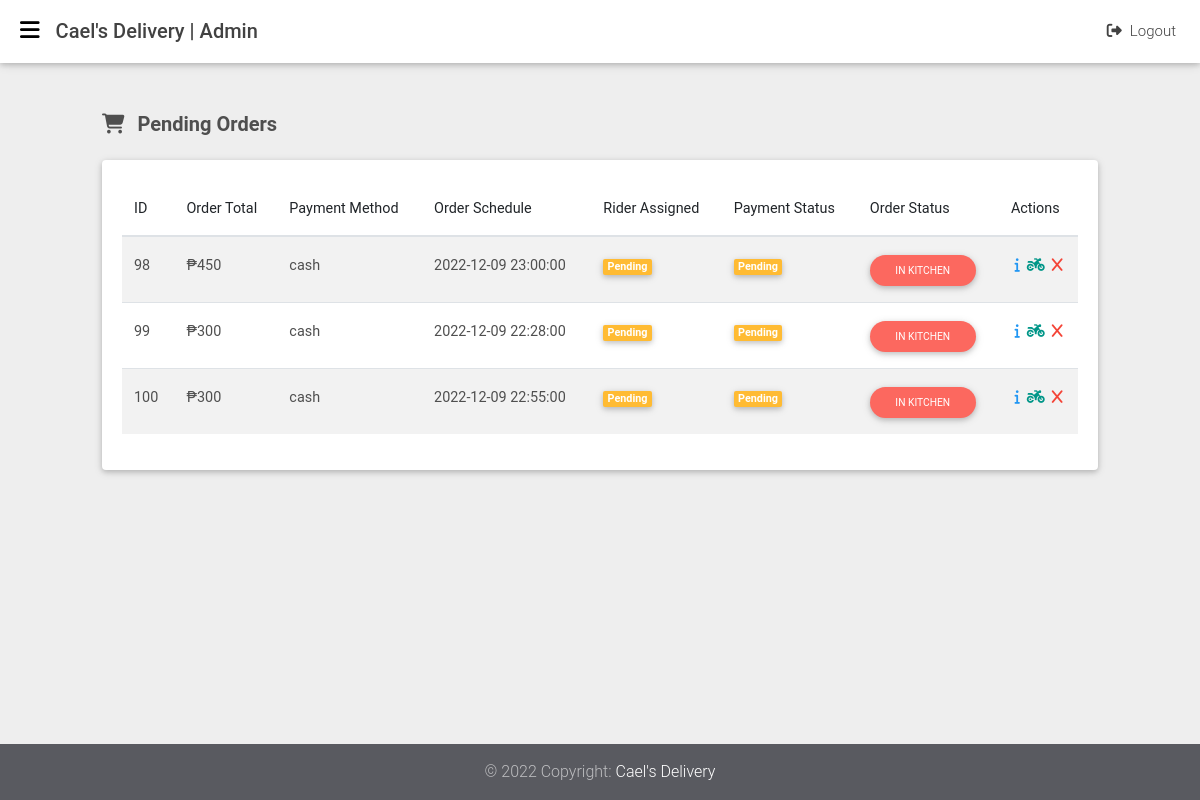
/orders (signed in), run on the app's committed database.
### tables this page shows
CREATE TABLE `orders` (
  `order_id` int(11) NOT NULL,
  `order_schedule` datetime NOT NULL,
  `user_id` int(11) NOT NULL,
  `rider_id` int(11) NOT NULL,
  `shipping_id` int(11) NOT NULL,
  `payment_id` int(11) NOT NULL,
  `order_total` varchar(255) NOT NULL,
  `order_status` int(11) NOT NULL,
  `created_at` datetime NOT NULL DEFAULT current_timestamp()
);

CREATE TABLE `payments` (
  `payment_id` int(11) NOT NULL,
  `payment_method` varchar(255) NOT NULL,
  `payment_status` int(11) NOT NULL DEFAULT 0,
  `shipping_id` int(11) NOT NULL,
  `created_at` datetime NOT NULL DEFAULT current_timestamp()
);

### app/libraries/Core.php (called while the page is built, shortened)
<?php
class Core
{
  protected $currentMethod = 'index';
  public function __construct()
  {
    $url = $this->getUrl();
    if (isset($url[0])) {
      if (file_exists('../app/controllers/' . ucwords($url[0]) . '.php')) {
        unset($url[0]);
      }
    }
    $this->currentController = new $this->currentController;
    $this->params = $url ? array_values($url) : [];
    call_user_func_array([$this->currentController, $this->currentMethod], $this->params);
  }
  public function getUrl()
  {
    if (isset($_GET['url'])) {
      $url = rtrim($_GET['url'], '/');
      $url = filter_var($url, FILTER_SANITIZE_URL);
      $url = explode('/', $url);
      return $url;
    }
  }
}

### public/index.php (called while the page is built, shortened)
<?php
$init = new Core;

### app/libraries/Database.php (called while the page is built, shortened)
<?php
class Database
{
	private $host = DB_HOST;
	private $user = DB_USER;
	private $pass = DB_PASS;
	private $dbname = DB_NAME;
	private $dbh;
	private $stmt;
	public function __construct()
	{
		$dsn = 'mysql:host=' . $this->host . ';dbname=' . $this->dbname;
		$options = array(
			PDO::ATTR_PERSISTENT => true,
			PDO::ATTR_ERRMODE => PDO::ERRMODE_EXCEPTION
		);
		try {
			$this->dbh = new PDO($dsn, $this->user, $this->pass, $options);
		}
		catch (PDOException $e) {
			$this->error = $e->getMessage();
		}
	}
	public function query($query)
	{
		$this->stmt = $this->dbh->prepare($query);
	}
	public function execute()
	{
		return $this->stmt->execute();
	}
	public function resultset()
	{
		$this->execute();
		return $this->stmt->fetchAll(PDO::FETCH_OBJ);
	}
}

### app/models/Order.php (called while the page is built, shortened)
<?php
class Order
{
  private $db;
  public function __construct()
  {
    $this->db = new Database;
  }
  public function getAllPendingOrders()
  {
    $this->db->query("SELECT *,
                      orders.order_id as orderID,
                      users.user_id as userID,
                      shippings.shipping_id as shippingID,
                      payments.payment_id as paymentID,
                      orders.order_total as orderTotal,
                      orders.order_status as orderStatus
                      FROM orders
                      INNER JOIN users
                      ON orders.user_id = users.user_id
                      INNER JOIN shippings
                      ON orders.shipping_id = shippings.shipping_id
                      INNER JOIN payments
                      ON orders.payment_id = payments.payment_id
                      WHERE
                      orders.order_status = 0
                      OR
                      orders.order_status = 1
                      AND payments.payment_status = 0
                      ORDER BY orders.created_at ASC;");
    $results = $this->db->resultSet();
    return $results;
  }
}

### app/views/orders/index.php (the view, shortened to what this page needs)
<?php require APPROOT . '/views/admins/inc/header.php'; ?>
<?php require APPROOT . '/views/admins/inc/sidebar.php'; ?>
<?php require APPROOT . '/views/admins/inc/navbar.php'; ?>
<main class="vh-100">
  <div class="container-fluid">
    <div class="col-md-12">
      <h5 class="my-4 dark-grey-text font-weight-bold"><i class="fas fa-shopping-cart mr-2"></i> Pending Orders</h5>
      <div class="card">
        <div class="card-body">
          <div class="table-responsive">
            <table id="myTable" class="table table-striped display" cellspacing="0" width="100%">
              <thead>
                <tr>
                  <th>ID</th>
                  <th>Order Total</th>
                  <th>Payment Method</th>
                  <th>Order Schedule</th>
                  <th>Rider Assigned</th>
                  <th>Payment Status</th>
                  <th>Order Status</th>
                  <th>Actions</th>
                </tr>
              </thead>
              <tbody>
                <?php foreach ($data['orders'] as $order) : ?>
                  <tr>
                    <td><?php echo $order->order_id; ?></td>
                    <td>&#8369;<?php echo $order->order_total; ?></td>
                    <td><?php echo $order->payment_method; ?></td>
                    <td><?php echo $order->order_schedule; ?></td>
                    <td>
                      <?php if ($order->rider_id == 0) : ?>
                        <span class="badge badge-warning">Pending</span>
                      <?php endif; ?>
                    </td>
                    <td>
                      <?php
                      if ($order->payment_status == 0) {
                        echo '<span class="badge badge-warning">Pending</span>';
                      } elseif ($order->payment_status == 1) {
                        echo '<span class="badge badge-success">Completed</span>';
                      } elseif ($order->payment_status == 2) {
                        echo '<span class="badge badge-danger">Cancelled</span>';
                      }
                      ?>
                    </td>
                    <td>
                      <?php if ($order->order_status == 0) : ?>
                        <a class="btn btn-warning btn-rounded btn-sm" href="<?php echo URLROOT; ?>/orders/changeOrderStatusInKitchen/<?php echo $order->order_id; ?>" role="button">
                          Placed
                        </a>
                      <?php elseif ($order->order_status == 1) : ?>
                        <a class="btn btn-secondary btn-rounded btn-sm" href="<?php echo URLROOT; ?>/orders/changeOrderStatusPlaced/<?php echo $order->order_id; ?>" role="button">
                          In Kitchen
                        </a>
                      <?php endif; ?>
                    </td>
                    <td>
                      <div class="d-flex justify-content-around">
                        <a href="<?php echo URLROOT; ?>/orders/details/<?php echo $order->order_id; ?>"><i class="fa-solid fa-info blue-text" data-toggle="tooltip" data-placement="top" title="View Order Details"></i>
                        </a>
                        <a href="<?php echo URLROOT; ?>/orders/assignRider/<?php echo $order->order_id; ?>"><i class="fa-solid fa-motorcycle teal-text" data-toggle="tooltip" data-placement="top" title="Assign Rider"></i>
                        </a>
                        <a onclick="cancelOrder()" href="<?php echo URLROOT; ?>/orders/cancelOrder/<?php echo $order->order_id; ?>/<?php echo $order->payment_id; ?>"><i class="fa-solid fa-x red-text" data-toggle="tooltip" data-placement="top" title="Cancel Order"></i></a>
                      </div>
                    </td>
                  </tr>
                <?php endforeach; ?>
              </tbody>
            </table>
          </div>
        </div>
      </div>
    </div>
  </div>
</main>
<?php require APPROOT . '/views/admins/inc/footer.php'; ?>

### data on the page
orders: order_id "98", order_total "450", payment.payment_method "cash", order_schedule "2022-12-09 23:00:00", shows "Pending"
orders: order_id "99", order_total "300", payment.payment_method "cash", order_schedule "2022-12-09 22:28:00", shows "Pending"
orders: order_id "100", order_total "300", payment.payment_method "cash", order_schedule "2022-12-09 22:55:00", shows "Pending"

### other printed values
SITENAME "Cael's Delivery"
